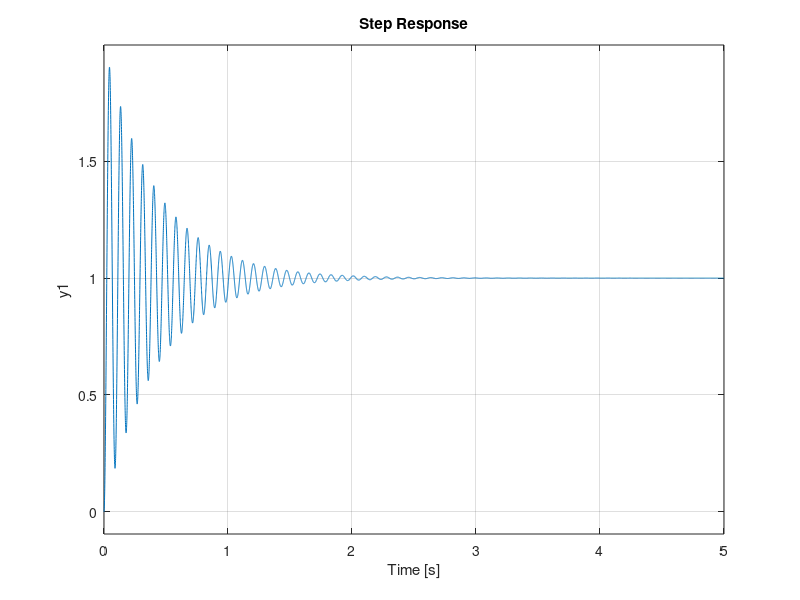

Recreate this plot in MATLAB.
pkg load control;

function e = opt(x)
G    = tf([1],[0.001 1]);
C    = pid(x(1),x(2),x(3));

%all resolutions
  %these make sure that it is stable
[y1,t]= step(feedback(G*C),100);
[y2,t]= step(feedback(G*C),10);
  %these make sure it minimizes the transient
[y3,t]= step(feedback(G*C),1);
[y4,t]= step(feedback(G*C),0.1);
y = [y1;y2;y3;y4];

%ISE
e = (y-1)'*(y-1);
endfunction


x = [1 1 3];
[best_x, fval] = fminsearch (@opt, x);

%your plant
G    = tf([1],[1 6 5 0]);
%best controller
C    = pid(best_x(1),best_x(2),best_x(3));
step(feedback(G*C),5)
